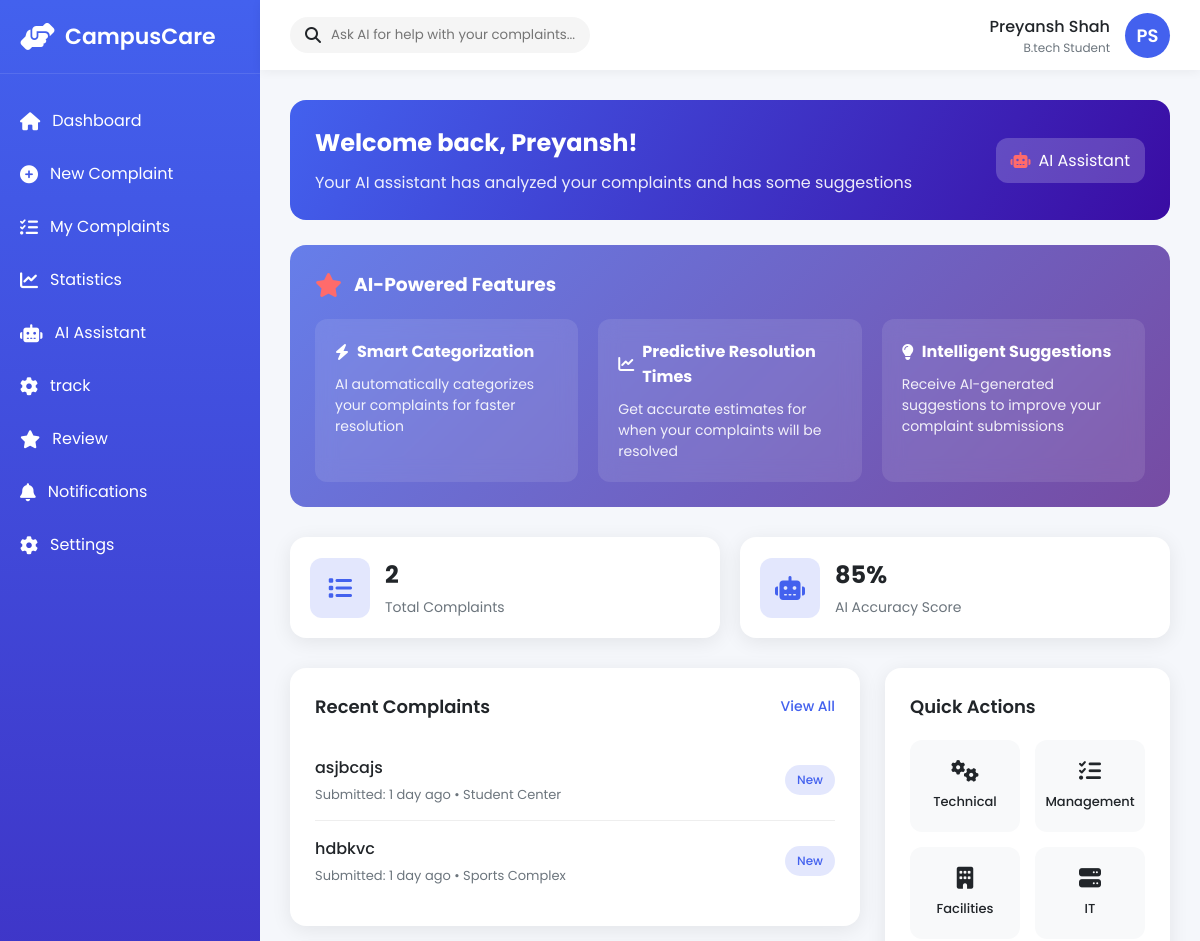
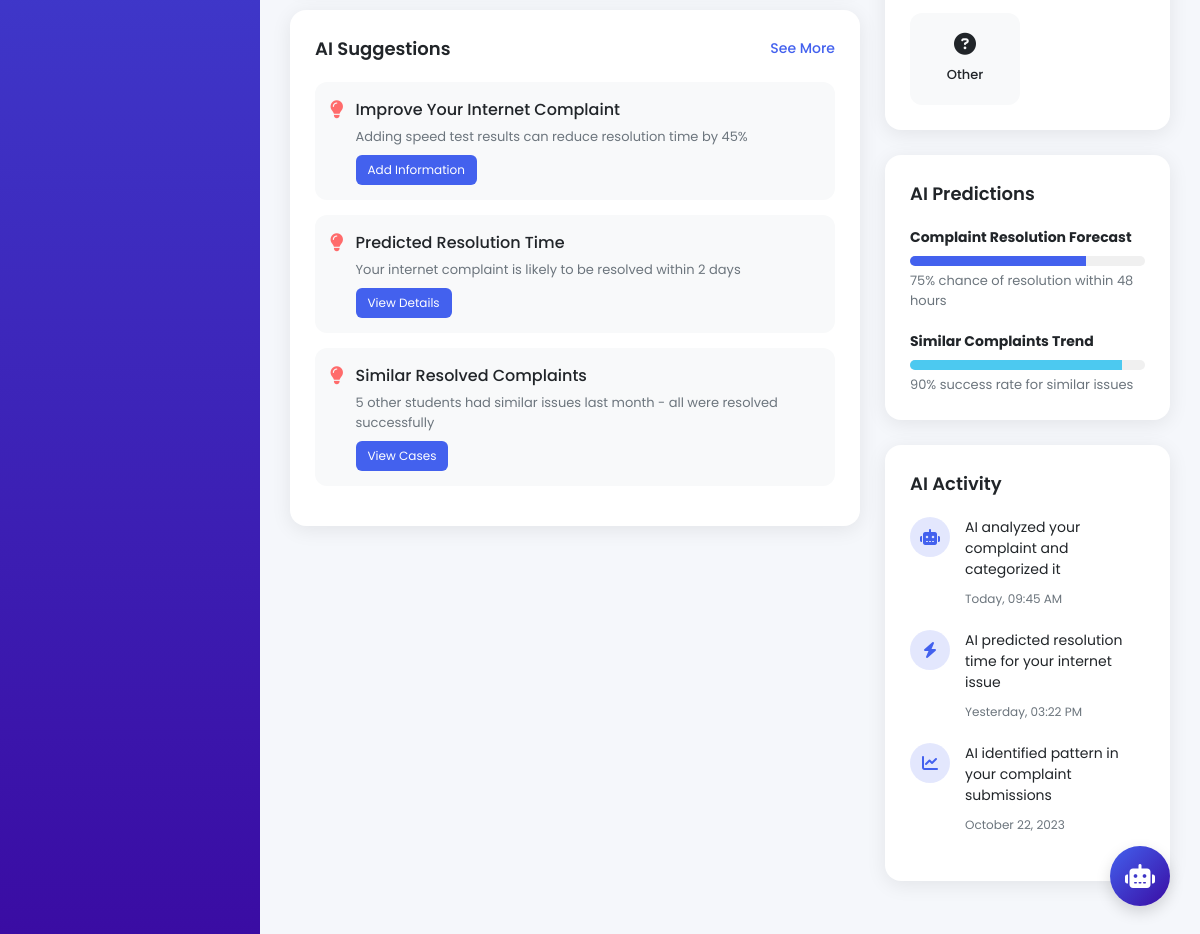
/AI_student/, run on the app's committed database (2 pictures, top to bottom).
### dashboard/models.py (models this page shows, shortened)
class Complaint(models.Model):
    STATUS_CHOICES = [
        ('new', 'New'),
        ('in_progress', 'In Progress'),
        ('pending', 'Pending Review'),
        ('resolved', 'Resolved'),
    ]
    CATEGORY_CHOICES = [
        ('technical', 'Technical'),
        ('management', 'Management'),
        ('facilities', 'Facilities'),
        ('it', 'IT'),
        ('other', 'Other'),
    ]
    PRIORITY_CHOICES = [
        ('low', 'Low'),
        ('medium', 'Medium'),
        ('high', 'High'),
    ]
    complaint_id = models.UUIDField(default=uuid.uuid4, editable=False, unique=True)
    title = models.CharField(max_length=255)
    description = models.TextField()
    location_building = models.CharField(max_length=255, blank=True, null=True)
    location_floor = models.CharField(max_length=255, blank=True, null=True)
    location_additional = models.TextField(blank=True, null=True)
    category = models.CharField(max_length=50, choices=CATEGORY_CHOICES, default='other')
    priority = models.CharField(max_length=20, choices=PRIORITY_CHOICES, default='medium')
    attachment = models.FileField(upload_to='attachments/', blank=True, null=True)
    student_name = models.CharField(max_length=100)
    student_id = models.CharField(max_length=50)
    email = models.EmailField(blank=True, null=True)
    phone = models.CharField(max_length=20, blank=True, null=True)
    anonymous = models.BooleanField(default=False)
    status = models.CharField(max_length=20, choices=STATUS_CHOICES, default='new')
    submitted_at = models.DateTimeField(default=timezone.now)
    assigned_to = models.ForeignKey(
        settings.AUTH_USER_MODEL,
        on_delete=models.SET_NULL,
        null=True,
        blank=True,
        related_name="dashboard_assigned_complaints"
    )

### dashboard/views.py (the view)
# urls.py: path('', include('dashboard.urls')),
def dashboard(request):
    complaints = Complaint.objects.all().order_by('-submitted_at')[:5]  # Get the last 5 complaints
    total_complaints = Complaint.objects.count()
    ai_accuracy = 85  # Example static accuracy score
    context = {
        'complaints': complaints,
        'total_complaints': total_complaints,
        'ai_accuracy': ai_accuracy,
    }
    return render(request, 'AI_student.html', context)

### dashboard/templates/AI_student.html (shortened to what this page needs)
{% extends 'base.html' %}
{% load static %}
{% load humanize %}
{% block extra_css %}
<link rel="stylesheet" href="{% static 'Sd.css' %}">
{% endblock %}
{% block content %}
<div class="welcome-banner">
    <div class="welcome-text">
        <h2>Welcome back, Preyansh!</h2>
        <p>Your AI assistant has analyzed your complaints and has some suggestions</p>
    </div>
    <div class="ai-assistant">
        <i class="fas fa-robot"></i>
        <span>AI Assistant</span>
    </div>
</div>
<div class="ai-section">
    <div class="ai-section-header">
        <i class="fas fa-star"></i>
        <h3>AI-Powered Features</h3>
    </div>
    <div class="ai-features">
        <div class="ai-feature">
            <h4><i class="fas fa-bolt"></i> Smart Categorization</h4>
            <p>AI automatically categorizes your complaints for faster resolution</p>
        </div>
        <div class="ai-feature">
            <h4><i class="fas fa-chart-line"></i> Predictive Resolution Times</h4>
            <p>Get accurate estimates for when your complaints will be resolved</p>
        </div>
        <div class="ai-feature">
            <h4><i class="fas fa-lightbulb"></i> Intelligent Suggestions</h4>
            <p>Receive AI-generated suggestions to improve your complaint submissions</p>
        </div>
    </div>
</div>
<div class="stats-grid">
    <div class="stat-card">
        <div class="stat-icon primary">
            <i class="fas fa-list"></i>
        </div>
        <div class="stat-info">
            <h3>{{ total_complaints }}</h3>
            <p>Total Complaints</p>
        </div>
    </div>
    <div class="stat-card">
        <div class="stat-icon primary">
            <i class="fas fa-robot"></i>
        </div>
        <div class="stat-info">
            <h3>{{ ai_accuracy }}%</h3>
            <p>AI Accuracy Score</p>
        </div>
    </div>
</div>
<div class="content-grid">
    <div class="left-column">
        <div class="card">
            <div class="card-header">
                <h3>Recent Complaints</h3>
                <a href="{% url 'my_complaints' %}" class="view-all">View All</a>
            </div>
            <ul class="complaint-list">
                {% for complaint in complaints %}
                <li class="complaint-item">
                    <div class="complaint-info">
                        <h4>{{ complaint.title }}</h4>
                        <p>Submitted: {{ complaint.submitted_at|timesince }} ago • {{ complaint.location_building }}</p>
                    </div>
                    <span class="complaint-status
                        {% if complaint.status == 'new' %}status-new
                        {% elif complaint.status == 'pending' %}status-pending
                        {% else %}status-resolved{% endif %}">
                        {{ complaint.get_status_display }}
                    </span>
                </li>
                {% empty %}
                <li>No complaints found.</li>
                {% endfor %}
            </ul>
        </div>
        <div class="card">
            <div class="card-header">
                <h3>AI Suggestions</h3>
                <a href="#" class="view-all">See More</a>
            </div>
            <div class="ai-suggestion">
                <i class="fas fa-lightbulb"></i>
                <div class="ai-suggestion-content">
                    <h4>Improve Your Internet Complaint</h4>
                    <p>Adding speed test results can reduce resolution time by 45%</p>
                    <button>Add Information</button>
                </div>
            </div>
            <div class="ai-suggestion">
                <i class="fas fa-lightbulb"></i>
                <div class="ai-suggestion-content">
                    <h4>Predicted Resolution Time</h4>
                    <p>Your internet complaint is likely to be resolved within 2 days</p>
                    <button>View Details</button>
                </div>
            </div>
            <div class="ai-suggestion">
                <i class="fas fa-lightbulb"></i>
                <div class="ai-suggestion-content">
                    <h4>Similar Resolved Complaints</h4>
                    <p>5 other students had similar issues last month - all were resolved successfully</p>
                    <button>View Cases</button>
                </div>
            </div>
        </div>
    </div>
    <div class="right-column">
        <div class="card">
            <div class="card-header">
                <h3>Quick Actions</h3>
            </div>
            <div class="quick-actions-grid">
                <div class="action-btn"><i class="fas fa-cogs"></i><span>Technical</span></div>
                <div class="action-btn"><i class="fas fa-tasks"></i><span>Management</span></div>
                <div class="action-btn"><i class="fas fa-building"></i><span>Facilities</span></div>
                <div class="action-btn"><i class="fas fa-server"></i><span>IT</span></div>
                <div class="action-btn"><i class="fas fa-question-circle"></i><span>Other</span></div>
            </div>
        </div>
        <div class="card">
            <div class="card-header">
                <h3>AI Predictions</h3>
            </div>
            <div style="margin-bottom: 20px;">
                <h4 style="font-size: 14px; margin-bottom: 8px;">Complaint Resolution Forecast</h4>
                <div style="height: 10px; background: #f0f0f0; border-radius: 5px; overflow: hidden;">
                    <div style="width: 75%; height: 100%; background: var(--primary);"></div>
                </div>
                <p style="font-size: 13px; color: var(--gray); margin-top: 5px;">75% chance of resolution within 48 hours</p>
            </div>
            <div>
                <h4 style="font-size: 14px; margin-bottom: 8px;">Similar Complaints Trend</h4>
                <div style="height: 10px; background: #f0f0f0; border-radius: 5px; overflow: hidden;">
                    <div style="width: 90%; height: 100%; background: var(--success);"></div>
                </div>
                <p style="font-size: 13px; color: var(--gray); margin-top: 5px;">90% success rate for similar issues</p>
            </div>
        </div>
        <div class="card">
            <div class="card-header">
                <h3>AI Activity</h3>
            </div>
            <div class="activity-item">
                <div class="activity-icon primary"><i class="fas fa-robot"></i></div>
                <div class="activity-content">
                    <p>AI analyzed your complaint and categorized it</p>
                    <small>Today, 09:45 AM</small>
                </div>
            </div>
            <div class="activity-item">
                <div class="activity-icon primary"><i class="fas fa-bolt"></i></div>
                <div class="activity-content">
                    <p>AI predicted resolution time for your internet issue</p>
                    <small>Yesterday, 03:22 PM</small>
                </div>
            </div>
            <div class="activity-item">
                <div class="activity-icon primary"><i class="fas fa-chart-line"></i></div>
                <div class="activity-content">
                    <p>AI identified pattern in your complaint submissions</p>
                    <small>October 22, 2023</small>
                </div>
            </div>
        </div>
    </div>
</div>
<div class="ai-chatbot">
    <i class="fas fa-robot"></i>
</div>
{% endblock %}

### data on the page
Complaint: title "asjbcajs", submitted_at "1 day", location_building "Student Center", status "New"
Complaint: title "hdbkvc", submitted_at "1 day", location_building "Sports Complex", status "New"

### other printed values
{{ total_complaints }} "2"
{{ ai_accuracy }} "85"
